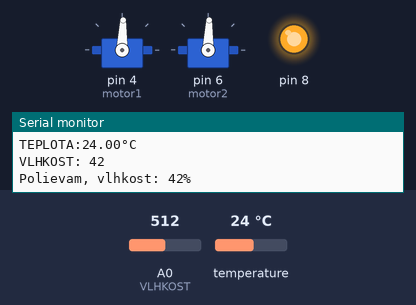
This sketch was run on a simulated Arduino Uno, built with avr-gcc and run on an emulated ATmega328P. Parts: 2 × servo, output pins drawn as LEDs (lit = HIGH), the last lines printed to the serial monitor. The inputs (shaded band) are chosen by the test bench; at power-on: temperature 24 °C, A0 (VLHKOST) = 512.

Above: at 2.3 s.
2.4 s: temperature set to 26.6 °C
4.2 s: temperature set to 27.8 °C
At 5.8 s:
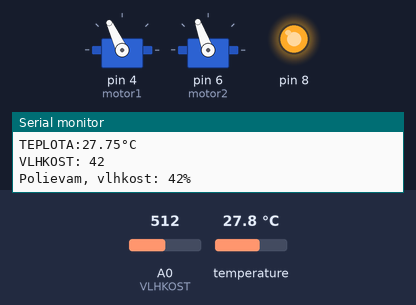
6.1 s: A0 (VLHKOST) set to 457
9.7 s: A0 (VLHKOST) set to 430
At 10.9 s:
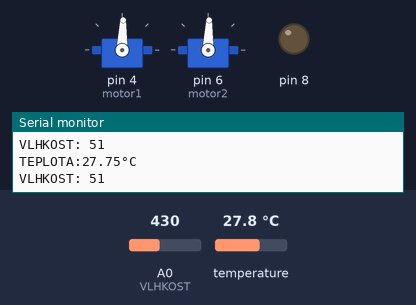
11.4 s: temperature set to 12 °C
At 13.6 s:
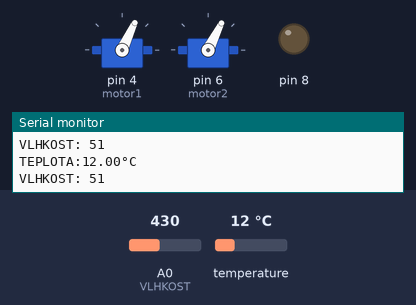
13.9 s: A0 (VLHKOST) set to 716
At 15.0 s:
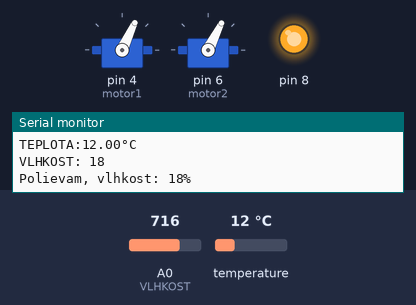
Timing chart, 0 to 17.1 s (numbered marks = the images above; inputs shaded):
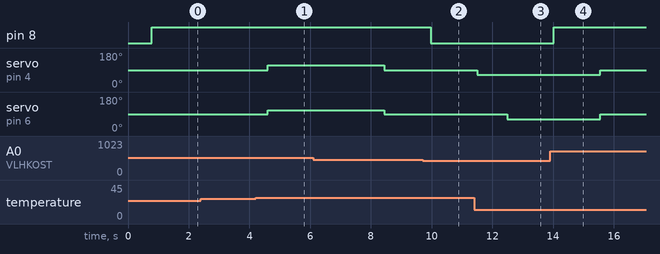

The sketch:

SKLENIK.ino
```cpp
#include <Servo.h>
#include <OneWire.h>
#include <DallasTemperature.h>

//Piny pripojenia zariadeni, mozne upravit podla zapojenia
#define TEPLOMER 2
#define MOTOR1 4
#define MOTOR2 6
#define RELE 8
#define VLHKOST A0

//Vytvorenie objektov motoru
Servo motor1;
Servo motor2;

//Vytvorenie objektov pre teplomer
OneWire oneWire(TEPLOMER);
DallasTemperature sensors(&oneWire);
float Celsius = 0;

//SIGNALY PRE POHYB MOTORA1,2 - STOP, FRONT, FRONT1, BACK, BACK1 - potrebne upravit podla konkretneho motora, urcuju rychlost a smer motoru
int STOP = 88;
int FRONT = 115;
int BACK = 65;
int FRONT2 = 110;
int BACK2 = 63;
int current = FRONT;
int current2 = FRONT2;

//VLHKOST
int vlhkost = 0;
int vlhkost_0 = 0;

void setup() {
  Serial.begin(115200);
  //zapnutie kniznic pre teplomery
  sensors.begin();
  //Nastavenie rele pre pumpu
  pinMode(8, OUTPUT);
  //pripojenie motorov a nastavenie motorov do zastavenej polohy
  motor1.attach(4);
  motor2.attach(6);
  motor1.write(STOP);
  motor2.write(STOP);
}

//Informacie o stave strechy sklenika
int poc = 0;
int poc_zat = 0;
bool otvorit = false;
bool otvorene = false;
bool zatvorit = false;

//casy otvarania a zatvarania sklenika - treba upravit podla velkosti sklennika a rychlosti motorov
int motor_otvor_t = 6;
int motor_zatvor_t = 5;
bool prva_otocka;

//Informacie o stave vlhkosti sklenika
int poc_zal = 0;
bool zalievanie = false;
bool vlhke = false;

void loop() {
  //Zisti teplotu v skleniku
  sensors.requestTemperatures();
  Celsius = sensors.getTempCByIndex(0);
  //Vypis teplotu
  Serial.print("TEPLOTA:");
  Serial.print(Celsius);
  Serial.print("°C\n");

  //Ak je teplota nad 30st celzia a sklennik je zatvoreny, otvor ho
  if(Celsius > 27 && !otvorene && !otvorit){
    Serial.print("OTVARAM\n");
    otvorit = true;
    poc = motor_otvor_t;
    prva_otocka = true;
  }
  if(otvorit){
    motor1.write(FRONT);
    motor2.write(FRONT2);
    poc -= 1;
  }
  if(otvorit && poc == 0){
    otvorit = false;
    otvorene = true;
    motor1.write(STOP);
    motor2.write(STOP);
  }

  //Ak je teplota pod 30st celzia a sklnnik je otvoreny, zatvor ho
  if(Celsius < 26.9 && otvorene && !zatvorit){
    Serial.print("ZATVARAM\n");
    zatvorit = true;
    poc_zat = motor_zatvor_t;
  }
  if(zatvorit){
    motor1.write(BACK);
    if(prva_otocka){
      //delay je kvoli tomu, ze jedna cast strechy prekryva druhu, prekryvajuca cast sa musi zatvorit az po tej druhej
      delay(1000);
      prva_otocka = false;
    }
    motor2.write(BACK2);
    poc_zat -= 1;
  }
  if(zatvorit && poc_zat == 0){
    zatvorit = false;
    otvorene = false;
    motor1.write(STOP);
    motor2.write(STOP);
  }

  //Zisti vlhkost pody
  vlhkost_0 = analogRead(VLHKOST);
  //Prepocitaj na percenta
  //873 a 17 treba upravit podla vlastneho senzoru
  //873 hovori aku hodnotu vykazuje senzor pri uplne suchej pode
  //17 je hodnota pri uplne mokrej pode/ked je vo vode
  vlhkost = map(vlhkost_0,873,17,0,100);
  Serial.print("VLHKOST: ");
  Serial.print(vlhkost);
  Serial.print("\n");
  //Ak je poda malo vlhka, zalievaj ju, pokial vlhkost dostatocne nestupne
  if(vlhkost < 50){
    vlhke = false;
    //Rele posleme signal, ze sa ma zapnut
    digitalWrite(8, HIGH);
    Serial.print("Polievam, vlhkost: ");
    Serial.print(vlhkost);
    Serial.print("%\n");
  //Ak je poda uz dostatocne vlhka, rele=>pumpa sa vypne
  }else{
    vlhke = true;
    digitalWrite(8, LOW);
  }
}
```

Measured:
- the behaviour switches between 27 and 27.1 °C on temperature (found by bisection; images 0 and 1)
- the behaviour switches between 446 and 445 on A0 (VLHKOST) (found by bisection; images 1 and 2)
- after the input at 4.2 s, servo on pin 4 (motor1): 88° → 115° after 0.41 s; servo on pin 6 (motor2): 88° → 110° after 0.41 s
- after the input at 9.7 s, pin 8: HIGH → LOW after 0.27 s
- after the input at 11.4 s, servo on pin 4 (motor1): 88° → 65° after 0.10 s; servo on pin 6 (motor2): 88° → 63° after 1.1 s
- after the input at 13.9 s, pin 8: LOW → HIGH after 0.13 s
